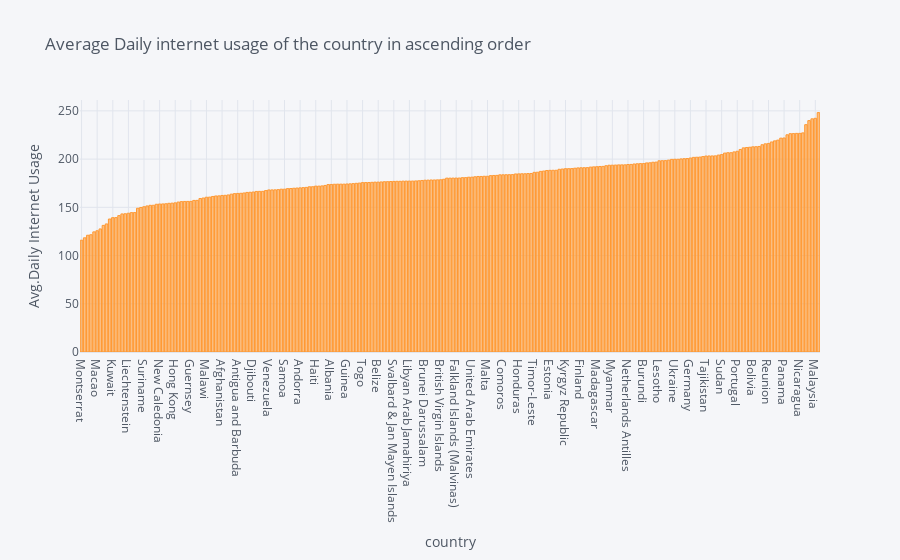

Write notebook code for a chart like this one.
### Code cell
final.iplot(kind='bar',title="Average Daily internet usage of the country in ascending order",
            xTitle='country',yTitle='Avg.Daily Internet Usage')

### Figure 1 — Plotly figure (JSON) as saved in the notebook; plotly's stock layout.template omitted (floating-point values rounded to 4 significant figures; data arrays with more than 128 entries replaced by an {"elided": "..."} marker saying what was removed)
{"data": [{"marker": {"color": "rgba(255, 153, 51, 0.6)", "line": {"color": "rgba(255, 153, 51, 1.0)", "width": 1}}, "name": "Daily Internet Usage", "orientation": "v", "text": "", "type": "bar", "x": {"elided": "237 str values"}, "y": {"elided": "237 float values"}}], "layout": {"legend": {"bgcolor": "#F5F6F9", "font": {"color": "#4D5663"}}, "paper_bgcolor": "#F5F6F9", "plot_bgcolor": "#F5F6F9", "title": {"font": {"color": "#4D5663"}, "text": "Average Daily internet usage of the country in ascending order"}, "xaxis": {"gridcolor": "#E1E5ED", "showgrid": true, "tickfont": {"color": "#4D5663"}, "title": {"font": {"color": "#4D5663"}, "text": "country"}, "zerolinecolor": "#E1E5ED"}, "yaxis": {"gridcolor": "#E1E5ED", "showgrid": true, "tickfont": {"color": "#4D5663"}, "title": {"font": {"color": "#4D5663"}, "text": "Avg.Daily Internet Usage"}, "zerolinecolor": "#E1E5ED"}}}
